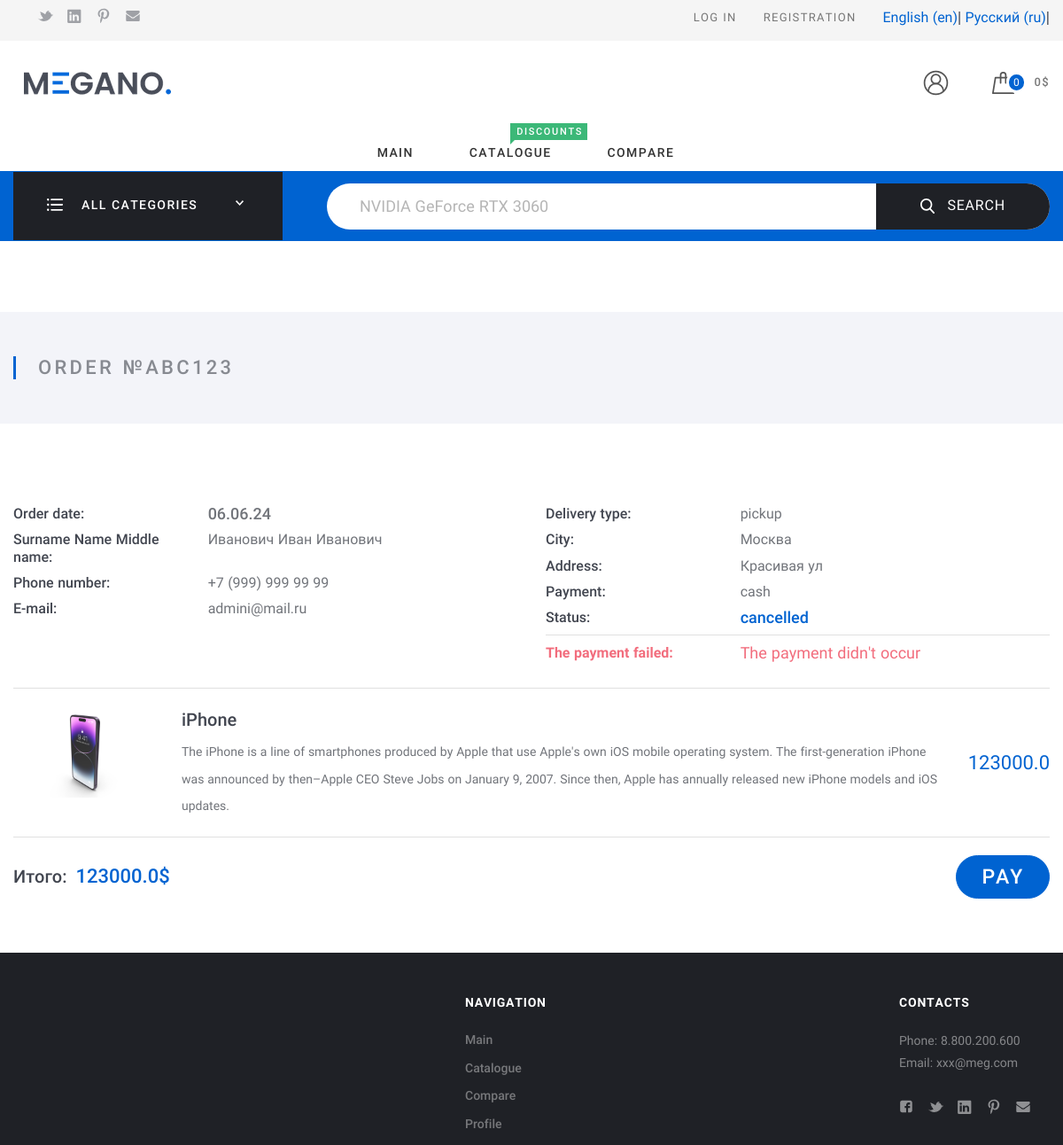
The page /en/profile/6/order/last/ on the database its author committed.
### pay/models.py (models this page shows)
class Order(models.Model):
    class Meta:
        get_latest_by = "created_at"
        verbose_name = _("заказ")
        verbose_name_plural = _("Заказы")
    user = models.ForeignKey(
        User,
        null=True,
        blank=True,
        on_delete=models.PROTECT,
        related_name="orders",
        verbose_name=_("пользователь"),
    )
    city = models.CharField(max_length=100, verbose_name=_("город"))
    address = models.CharField(max_length=100, verbose_name=_("адрес"))
    payment_type = models.CharField(
        choices=PaymentChoices.choices,
        default=PaymentChoices.CASH,
        max_length=100,
        verbose_name=_("оплата"),
    )
    payment_status = models.CharField(
        choices=PaymentStatus.choices,
        default=PaymentStatus.CANCELLED,
        max_length=100,
        verbose_name=_("статус оплаты"),
    )
    delivery = models.CharField(
        choices=DeliveryChoices.choices,
        default=DeliveryChoices.PICKUP,
        max_length=100,
        verbose_name=_("доставка"),
    )
    created_at = models.DateTimeField(auto_now_add=True, verbose_name=_("создан"))
    comment = models.CharField(max_length=200, verbose_name=_("комментарий"))
    reference_num = models.CharField(max_length=100, verbose_name=_("номер заказа"))

class OrderItem(models.Model):
    class Meta:
        verbose_name = _("заказ-товар")
        verbose_name_plural = _("Заказы-товары")
    order = models.ForeignKey(
        Order,
        null=True,
        blank=True,
        on_delete=models.CASCADE,
        related_name="order_items",
        verbose_name=_("заказ"),
    )
    price = models.FloatField(verbose_name=_("цена"))
    old_price = models.FloatField(verbose_name=_("старая цена"))
    count = models.IntegerField(verbose_name=_("количество"))
    product = models.ForeignKey(
        ProductSeller,
        null=True,
        blank=True,
        on_delete=models.PROTECT,
        related_name="order_items",
        verbose_name=_("продукт"),
    )

### shopapp/models.py (models this page shows, shortened)
class Profile(models.Model):
    default_phone_validator = RegexValidator(
        r"\+(\d){1,3} \((\d){2,3}\) (\d{3}) (\d{2}) (\d){2}$",
        message=_("Введите правильный номер. Пример: +7 (999) 999 99 99"),
    )
    user = models.OneToOneField(
        User, on_delete=models.CASCADE, verbose_name=_("пользователь")
    )
    avatar = models.ImageField(
        null=True, blank=True, upload_to=avatar_directory_path, verbose_name=_("аватар")
    )
    default_phone_validator = RegexValidator(
        r"\+(\d){1,3} \((\d){2,3}\) (\d{3}) (\d{2}) (\d){2}$",
        message=_("Введите правильный номер. Пример: +7 (999) 999 99 99"),
    )
    phone = models.CharField(
        validators=[default_phone_validator], max_length=60, null=True, blank=True
    )
    middle_name = models.CharField(
        max_length=255, verbose_name=_("отчество"), null=True
    )
    seller = models.ForeignKey(
        Seller,
        null=True,
        blank=True,
        on_delete=models.PROTECT,
        verbose_name=_("продавец"),
    )
    class Meta:
        verbose_name = _("профиль")
        verbose_name_plural = _("Профили")

class ProductSeller(models.Model):
    class Meta:
        verbose_name = _("продукт-продавца")
        verbose_name_plural = _("Продукты-продавцы")
    product = models.ForeignKey(
        Product,
        on_delete=models.PROTECT,
        related_name="product_sellers",
        verbose_name=_("продукт"),
    )
    seller = models.ForeignKey(
        Seller, on_delete=models.PROTECT, verbose_name=_("продавец")
    )
    price = models.DecimalField(
        default=0, max_digits=8, decimal_places=2, verbose_name=_("цена")
    )
    quantity = models.SmallIntegerField(default=0, verbose_name=_("количество"))
    sale = models.IntegerField(blank=True, default=0, verbose_name=_("скидка"))

class Product(models.Model):
    class Meta:
        verbose_name = _("продукт")
        verbose_name_plural = _("Продукты")
    name = models.CharField(max_length=100, db_index=True, verbose_name=_("имя"))
    description = models.TextField(null=False, blank=True, verbose_name=_("описание"))
    archived = models.BooleanField(default=False, verbose_name=_("архивирован"))
    preview = models.ForeignKey(
        ProductImage, on_delete=models.CASCADE, verbose_name=_("предпросмотр")
    )
    images = models.ManyToManyField(
        ProductImage, blank=True, related_name="products", verbose_name=_("картинки")
    )
    category = models.ForeignKey(
        Categories,
        on_delete=models.PROTECT,
        related_name="product_category",
        verbose_name=_("категория"),
    )
    details = models.JSONField(blank=True, verbose_name=_("детали"), default=dict)
    created_at = models.DateTimeField(auto_now_add=True)

class ProductImage(models.Model):
    class Meta:
        verbose_name = _("продукт-картинку")
        verbose_name_plural = _("Продукты-картинки")
    image = models.ImageField(
        upload_to=product_images_directory_path, verbose_name=_("картинка")
    )
    is_preview = models.BooleanField(default=False, verbose_name=_("предпросмотр"))

### shopapp/views.py (the view)
class LastOrderDetailView(DetailView):
    model = User
    template_name = "shopapp/oneorder.html"
    def get_context_data(self, **kwargs):
        context = super().get_context_data(**kwargs)
        try:
            order = Order.objects.latest()
            context["items"] = order.order_items.prefetch_related("product")
            context.update(order.order_items.only("price").aggregate(Sum("price")))
        except Order.DoesNotExist:
            order = None
            context["items"] = None
        context["order"] = order
        return context

### cart/cart.py (called while the page is built)
    def __len__(self):
        return sum(item["quantity"] for item in self.cart.values())

    def get_total_price(self):
        return sum(
            Decimal(item["price"]) * item["quantity"] for item in self.cart.values()
        )

### cart/context_processors.py (called while the page is built)
def cart(request):
    return {"cart": Cart(request)}

### shopapp/templatetags/my_tags.py (called while the page is built)
@register.simple_tag
def reference_to_products():
    return Categories.objects.filter(parent__isnull=True)

### shopapp/templates/shopapp/oneorder.html (shortened to what this page needs)
<!DOCTYPE html>
{% extends 'shopapp/base_main.html' %}
{% load static %}
{% load i18n %}
{% block middle %}
<div class="Middle Middle_top">
    <div class="Middle-top">
        <div class="wrap">
            <div class="Middle-header">
                <h1 class="Middle-title">{% translate "Order" %} №{{ order.reference_num }}
                </h1>
            </div>
        </div>
    </div>
    <div class="Section">
        <div class="wrap">
            <div class="Section-content">
                <div class="Order">
                    <div class="Order-infoBlock">
                        <div class="Order-personal">
                            <div class="row">
                                <div class="row-block">
                                    <div class="Order-info Order-info_date">
                                        <div class="Order-infoType">{% translate "Order date" %}:
                                        </div>
                                        <div class="Order-infoContent">{{ order.created_at|date:"d.m.y" }}
                                        </div>
                                    </div>
                                    <div class="Order-info">
                                        <div class="Order-infoType">{% translate "Surname Name Middle name" %}:
                                        </div>
                                        <div class="Order-infoContent">{{ user.last_name }} {{ user.first_name }} {{ user.profile.middle_name }}
                                        </div>
                                    </div>
                                    <div class="Order-info">
                                        <div class="Order-infoType">{% translate "Phone number" %}:
                                        </div>
                                        <div class="Order-infoContent">{{ user.profile.phone }}
                                        </div>
                                    </div>
                                    <div class="Order-info">
                                        <div class="Order-infoType">{% translate "E-mail" %}:
                                        </div>
                                        <div class="Order-infoContent">{{ user.email }}
                                        </div>
                                    </div>
                                </div>
                                <div class="row-block">
                                    <div class="Order-info Order-info_delivery">
                                        <div class="Order-infoType">{% translate "Delivery type" %}:
                                        </div>
                                        <div class="Order-infoContent">{{ order.delivery }}
                                        </div>
                                    </div>
                                    <div class="Order-info">
                                        <div class="Order-infoType">{% translate "City" %}:
                                        </div>
                                        <div class="Order-infoContent">{{ order.city }}
                                        </div>
                                    </div>
                                    <div class="Order-info">
                                        <div class="Order-infoType">{% translate "Address" %}:
                                        </div>
                                        <div class="Order-infoContent">{{ order.address }}
                                        </div>
                                    </div>
                                    <div class="Order-info Order-info_pay">
                                        <div class="Order-infoType">{% translate "Payment" %}:
                                        </div>
                                        <div class="Order-infoContent">{{ order.payment_type }}
                                        </div>
                                    </div>
                                    <div class="Order-info Order-info_status">
                                        <div class="Order-infoType">{% translate "Status" %}:
                                        </div>
                                        <div class="Order-infoContent">{{ order.payment_status }}
                                        </div>
                                    </div>
                                    {% if order.payment_status == "cancelled" %}
                                        <div class="Order-info Order-info_error">
                                            <div class="Order-infoType">{% translate "The payment failed" %}:
                                            </div>
                                            <div class="Order-infoContent">{% translate "The payment didn't occur" %}
                                            </div>
                                        </div>
                                    {% endif %}
                                </div>
                            </div>
                        </div>
                        <div class="Cart Cart_order">
                        {% if items %}
                        {% for item in items %}
                            <div class="Cart-product">
                                <div class="Cart-block Cart-block_row">
                                    <div class="Cart-block Cart-block_pict"><a class="Cart-pict" href="#"><img class="Cart-img" src="{{ item.product.product.preview.image.url }}" alt="card.jpg" /></a>
                                    </div>
                                    <div class="Cart-block Cart-block_info"><a class="Cart-title" href="#">{{ item.product.product.name }}</a>
                                        <div class="Cart-desc">{{ item.product.product.description }}
                                        </div>
                                    </div>
                                    <div class="Cart-block Cart-block_price">
                                        <div class="Cart-price">{{ item.price }}
                                        </div>
                                    </div>
                                </div>
                            </div>
                        </div>
                    </div>
                        {% endfor %}
                        {% endif %}
                            <div class="Cart-total">
                                <div class="Cart-block Cart-block_total">
                                    <strong class="Cart-title">Итого:<span class="Cart-price">{{ price__sum }}$</span>
                                    </strong>
                                </div>
                                {% if order.payment_status == "cancelled" %}
                                <div class="Cart-block"><a class="btn btn_primary btn_lg" href="{% url 'pay:step_1'%}">{% translate "Pay" %}</a>
                                </div>
                                {% endif %}
                            </div>
                        </div>
                    </div>
                </div>
            </div>
        </div>
{% endblock %}

### static/assets/css/basic.css (style rules this page uses)
html { font-family: sans-serif; -ms-text-size-adjust: 100%; -webkit-text-size-adjust: 100%; }
body { margin: 0; }
a { background-color: transparent; -webkit-text-decoration-skip: objects; }
b, strong { font-weight: inherit; }
b, strong { font-weight: bolder; }
h1 { font-size: 2em; margin: 0.67em 0; }
img { border-style: none; }
.btn { display: inline-flex; align-items: center; justify-content: center; min-height: 42px; border: 1px solid #fff; border-color: #fff; border-radius: 100px; background: #fff; padding: 3px 15px; line-height: 1.2em; text-align: center; color: #424650; text-decoration: none; position: relative; font-size: 16px; border-color: #fff; color: #424650; background: #fff; transition: all 200ms; font-weight: 500; text-transform: uppercase; letter-spacing: 0.8px; padding-left: 38px; padding-right: 38px; }
.btn_primary { border-color: #0063d1; color: #fff; background: #0063d1; transition: all 200ms; }
.btn_lg { font-size: 23px; padding: 10px 29px; }
.row { width: 100%; display: flex; justify-content: space-between; flex: 0 0 100%; }
.row:before, .row:after { content: ""; display: table; }
.row:after { clear: both; }
.row-block { display: block; flex-grow: 0; width: 100%; }
.row-block + .row-block { margin-left: 2rem; }
html { height: 100%; width: 100%; display: block; font-family: Roboto, Verdana, Arial, "Helvetica CY", Helvetica, "Nimbus Sans L", sans-serif; }
body { min-height: 100%; font-size: 16px; color: #424650; line-height: 1.3em; text-align: left; position: relative; min-width: 320px; background: #fff; display: flex; flex-direction: column; }
* { box-sizing: border-box; }
a { text-decoration: none; color: #0063d1; border-bottom: 1px solid #84beff; border-bottom: 1px solid rgba(0, 99, 209, 0); padding-bottom: 0; cursor: pointer; }
h1, h2, h3 { text-align: left; font-weight: bold; margin-bottom: 20px; line-height: 1.3em; }
h1:first-child, h2:first-child, h3:first-child { margin-top: 0; }
h1 { margin-bottom: 40px; margin-top: 20px; }
.wrap { padding: 0 15px; max-width: 1630px; min-width: 320px; width: 100%; box-sizing: border-box; margin: 0 auto; position: relative; }

### rows shown on the page
Order: reference_num "ABC123", created_at "06.06.24", delivery "pickup", city "Москва", address "Красивая ул", payment_type "cash", payment_status "cancelled"
OrderItem: product.product.preview.image (picture), product.product.name "iPhone", product.product.description "The iPhone is a line of smartphones produced by Apple that use Apple's own iOS mobile operating system. The first-generation iPhone was announced by then–Apple CEO Steve Jobs on January 9, 2007. Since then, Apple has annually released new iPhone models and iOS updates.", price "123000.0"

### other values the page prints
{{ lang.1 }} "English" "Русский"
{{ lang.0 }} "en" "ru"
{{ cart|length }} "0"
{{ cart.get_total_price }} "0"
{{ user.last_name }} "Иванович"
{{ user.first_name }} "Иван"
{{ user.profile.middle_name }} "Иванович"
{{ user.profile.phone }} "+7 (999) 999 99 99"
{{ user.email }} "admini@mail.ru"
{{ price__sum }} "123000.0"
